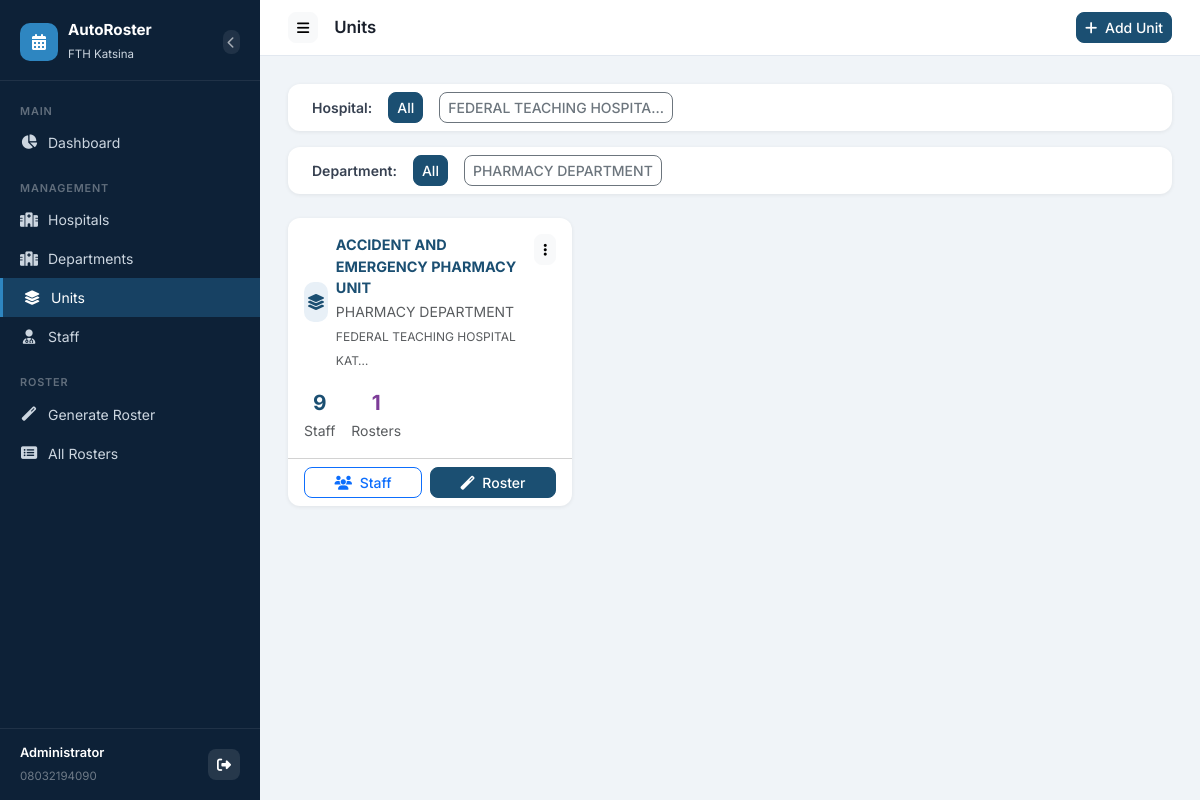
Page /units/ (signed in) on the earlier database version.
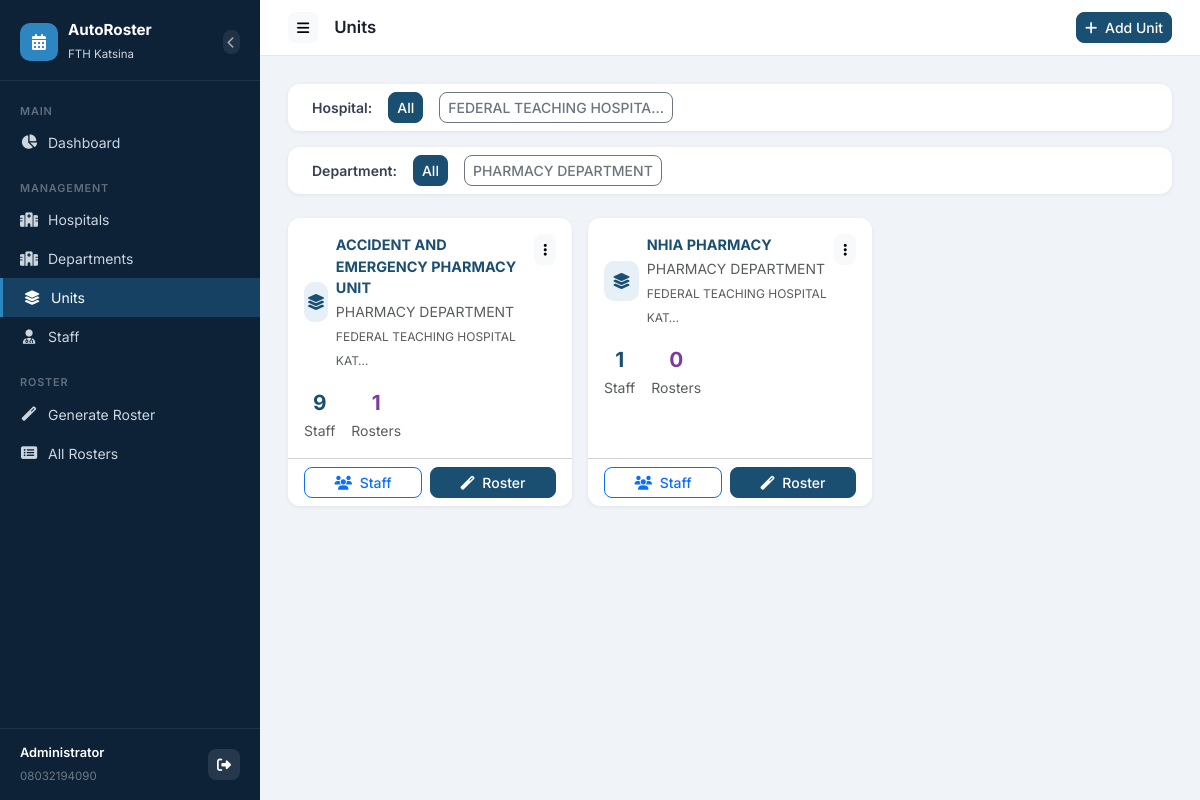
Same page on the later database version.
### roster/models.py (models this page shows, shortened)
class Hospital(models.Model):
    name = models.CharField(max_length=200, unique=True)
    address = models.CharField(max_length=300, blank=True)
    class Meta:
        ordering = ['name']

class Department(models.Model):
    hospital = models.ForeignKey(Hospital, on_delete=models.CASCADE, related_name='departments')
    department_name = models.CharField(max_length=200, default='PHARMACY DEPARTMENT')
    class Meta:
        ordering = ['hospital__name', 'department_name']

class Unit(models.Model):
    department = models.ForeignKey(Department, on_delete=models.CASCADE, related_name='units')
    unit_name = models.CharField(max_length=200)
    class Meta:
        ordering = ['department__department_name', 'unit_name']

### roster/views.py (the view)
# urls.py: path('units/', views.unit_list, name='unit_list'),
@login_required
def unit_list(request):
    dept_id = request.GET.get('dept')
    hospital_id = request.GET.get('hospital')
    units = Unit.objects.select_related('department__hospital').prefetch_related('staff', 'rosters')
    hospitals = Hospital.objects.all()
    departments = Department.objects.select_related('hospital').all()
    if hospital_id:
        departments = departments.filter(hospital_id=hospital_id)
        units = units.filter(department__hospital_id=hospital_id)
    if dept_id:
        units = units.filter(department_id=dept_id)
    return render(request, 'roster/unit_list.html', {
        'units': units,
        'hospitals': hospitals,
        'departments': departments,
        'selected_dept': int(dept_id) if dept_id else None,
        'selected_hospital': int(hospital_id) if hospital_id else None,
    })

### accounts/models.py (called while the page is built)
    def __str__(self):
        return self.full_name or self.phone_number

### roster/templates/roster/unit_list.html (shortened to what this page needs)
{% extends 'roster/base.html' %}
{% block page_title %}Units{% endblock %}
{% block topbar_actions %}
  <a href="{% url 'unit_create' %}" class="btn btn-primary btn-sm">
    <i class="fas fa-plus me-1"></i> Add Unit
  </a>
{% endblock %}
{% block content %}
<div class="card mb-3">
  <div class="card-body py-2 px-4">
    <div class="d-flex align-items-center gap-3 flex-wrap">
      <span style="font-weight:600;font-size:.875rem;color:#374151;">Hospital:</span>
      <a href="{% url 'unit_list' %}" class="btn btn-sm {% if not selected_hospital %}btn-primary{% else %}btn-outline-secondary{% endif %}">All</a>
      {% for h in hospitals %}
      <a href="?hospital={{ h.pk }}" class="btn btn-sm {% if selected_hospital == h.pk %}btn-primary{% else %}btn-outline-secondary{% endif %}">
        {{ h.name|truncatechars:25 }}
      </a>
      {% endfor %}
    </div>
  </div>
</div>
<div class="card mb-4">
  <div class="card-body py-2 px-4">
    <div class="d-flex align-items-center gap-3 flex-wrap">
      <span style="font-weight:600;font-size:.875rem;color:#374151;">Department:</span>
      <a href="{% if selected_hospital %}?hospital={{ selected_hospital }}{% else %}{% url 'unit_list' %}{% endif %}" class="btn btn-sm {% if not selected_dept %}btn-primary{% else %}btn-outline-secondary{% endif %}">All</a>
      {% for dept in departments %}
      <a href="?{% if selected_hospital %}hospital={{ selected_hospital }}&{% endif %}dept={{ dept.pk }}" class="btn btn-sm {% if selected_dept == dept.pk %}btn-primary{% else %}btn-outline-secondary{% endif %}">
        {{ dept.department_name }}
      </a>
      {% endfor %}
    </div>
  </div>
</div>
<div class="row g-3">
  {% for unit in units %}
  <div class="col-md-6 col-lg-4">
    <div class="card h-100">
      <div class="card-body">
        <div class="d-flex align-items-start justify-content-between mb-3">
          <div class="d-flex align-items-center gap-2">
            <div style="width:40px;height:40px;background:#e8f0f7;border-radius:10px;display:flex;align-items:center;justify-content:center;">
              <i class="fas fa-layer-group" style="color:#1B4F72;"></i>
            </div>
            <div>
              <div style="font-weight:700;font-size:.9rem;color:#1B4F72;">{{ unit.unit_name|truncatechars:40 }}</div>
              <small class="text-muted">{{ unit.department.department_name }}</small>
              <br><small class="text-muted" style="font-size:.75rem;">{{ unit.department.hospital.name|truncatechars:30 }}</small>
            </div>
          </div>
          <div class="dropdown">
            <button class="btn btn-sm btn-light" data-bs-toggle="dropdown"><i class="fas fa-ellipsis-v"></i></button>
          </div>
        </div>
        <div class="d-flex gap-3">
          <div class="text-center">
            <div style="font-size:1.3rem;font-weight:700;color:#1B4F72;">{{ unit.staff.count }}</div>
            <small class="text-muted">Staff</small>
          </div>
          <div class="text-center">
            <div style="font-size:1.3rem;font-weight:700;color:#7d3c98;">{{ unit.rosters.count }}</div>
            <small class="text-muted">Rosters</small>
          </div>
        </div>
      </div>
      <div class="card-footer bg-transparent d-flex gap-2">
        <a href="{% url 'staff_list' %}?unit={{ unit.pk }}" class="btn btn-outline-primary btn-sm flex-fill">
          <i class="fas fa-users me-1"></i> Staff
        </a>
        <a href="{% url 'roster_generate' %}" class="btn btn-primary btn-sm flex-fill">
          <i class="fas fa-magic me-1"></i> Roster
        </a>
      </div>
    </div>
  </div>
  {% endfor %}
</div>
{% endblock %}

Differences in the rows shown:
added Unit: unit_name "NHIA PHARMACY", department.department_name "PHARMACY DEPARTMENT", department.hospital.name "FEDERAL TEACHING HOSPITAL KAT…", staff.count "1", rosters.count "0"
